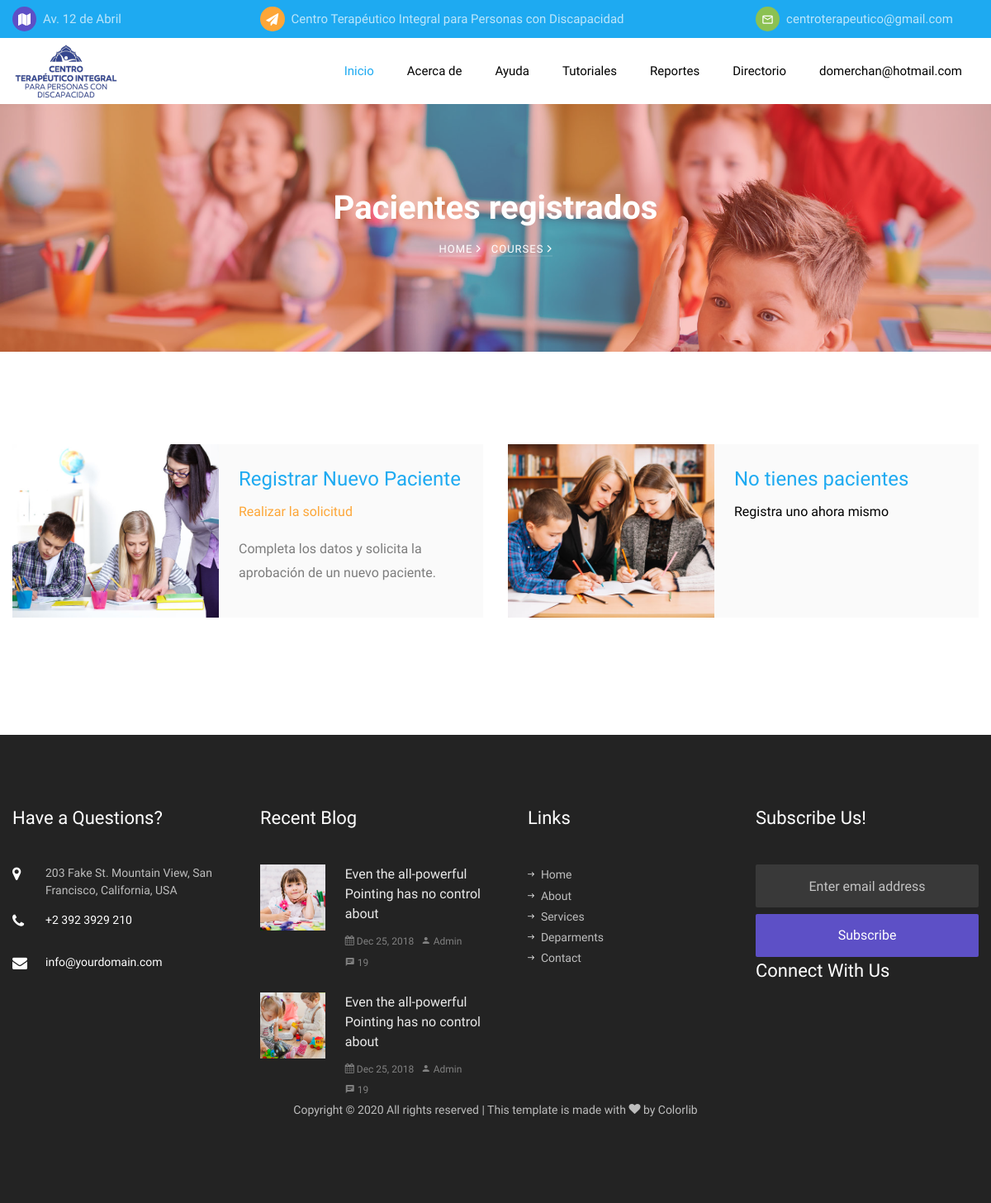
The app's page /pacientes.html (signed in) with its own data.
### website/models.py (models this page shows, shortened)
class Therapeutic_center(models.Model):
    name = models.CharField(max_length=100)
    direction = models.ForeignKey('Direction', on_delete=models.DO_NOTHING, null=True)
    phone_number_1 = models.PositiveIntegerField()
    phone_number_2 = models.PositiveIntegerField()
    email = models.EmailField(max_length=250)
    bank_name = models.CharField(max_length=100)
    bank_account = models.CharField(max_length=10)
    bank_id_card = models.CharField(max_length=10)

class Direction(models.Model):
    main_street = models.CharField(max_length=250)
    secondary_street = models.CharField(max_length=250, null=True)
    house_number = models.CharField(max_length=5, null=True)
    reference = models.TextField()

class User(models.Model):
    MALE = 'M'
    FEMALE = 'F'
    SEX_OPTIONS = [
        (MALE, 'Masculino'),
        (FEMALE, 'Femenino'),
    ]
    ADMINISTRATOR = 'AD'
    THERAPIST = 'TR'
    REPRESENTATIVE = 'RP'
    ROL_OPTIONS = [
        (ADMINISTRATOR, 'Administrador'),
        (THERAPIST, 'Terapeuta'),
        (REPRESENTATIVE, 'Representante'),
    ]
    first_name = models.CharField(max_length=150)
    last_name = models.CharField(max_length=150)
    identity_card = models.CharField(max_length=10)
    registration_date = models.DateTimeField(auto_now_add=True)
    rol = models.CharField(max_length=2, choices=ROL_OPTIONS, default=REPRESENTATIVE)
    birth = models.DateField()
    sex = models.CharField(max_length=1, choices=SEX_OPTIONS, default=MALE)
    civil_status = models.CharField(max_length=150, null=True)
    phone_number_1 = models.PositiveIntegerField()
    phone_number_2 = models.PositiveIntegerField(null=True)
    email = models.EmailField(max_length=250)
    password = models.CharField(max_length=25)
    direction = models.ForeignKey('Direction', on_delete=models.DO_NOTHING, null=True)
    job_title = models.CharField(max_length=500, null=True)
    degree = models.CharField(max_length=500, null=True)
    biography = models.TextField(null=True)

### website/views.py (the view)
# urls.py: path('pacientes.html', views.pacientes, name='pacientes'),
def pacientes(request):
    pacientes = []
    relaciones = Relationship.objects.all()
    for rel in relaciones:
        if rel.representative == User.objects.get(email=request.session['user_email']):
            pacientes.append(rel.patient)
    return render(request, 'pacientes.html', {'center_data':center_data, 'pacientes':pacientes})

### templates/pacientes.html (shortened to what this page needs)
<!DOCTYPE html>
<html lang="en">
<head>
    {% include 'includes/head.html'%} {% block head %} {% endblock %}
</head>
<body>
    {% include 'includes/header.html'%} {% block header %} {% endblock %} {% include 'includes/navbar.html'%} {% block navbar %} {% endblock %}
    <section class="hero-wrap hero-wrap-2" style="background-image: url('images/bg_2.jpg');">
        <div class="overlay"></div>
        <div class="container">
            <div class="row no-gutters slider-text align-items-center justify-content-center">
                <div class="col-md-9 ftco-animate text-center">
                    <h1 class="mb-2 bread">Pacientes registrados</h1>
                    <p class="breadcrumbs"><span class="mr-2"><a href="index.html">Home <i class="ion-ios-arrow-forward"></i></a></span> <span>Courses <i class="ion-ios-arrow-forward"></i></span></p>
                </div>
            </div>
        </div>
    </section>
    <section class="ftco-section">
        <div class="container">
            <div class="row">
                <div class="col-md-6 course d-lg-flex ftco-animate">
                    <div class="img" style="background-image: url(../static/website/images/course-2.jpg);"></div>
                    <div class="text bg-light p-4">
                        <h3><a href="registro-paciente.html">Registrar Nuevo Paciente</a></h3>
                        <p class="subheading"><span>Realizar la solicitud</span></p>
                        <p>Completa los datos y solicita la aprobación de un nuevo paciente.</p>
                    </div>
                </div>
                {% if pacientes %}
                {% for p in pacientes %}
                <div class="col-md-6 course d-lg-flex ftco-animate">
                    <div class="img" style="background-image: url(../static/website/images/course-1.jpg);"></div>
                    <div class="text bg-light p-4">
                        <h3><a href="#">{{ p.first_name }} {{ p.last_name }}</a></h3>
                        <p class="subheading"> C.I. {{ p.identity_card }}</p>
                        <p>Separated they live in. A small river named Duden flows by their place and supplies it with the necessary regelialia. It is a paradisematic country</p>
                    </div>
                </div>
                {% endfor %}
                {% else %}
                <div class="col-md-6 course d-lg-flex ftco-animate">
                    <div class="img" style="background-image: url(../static/website/images/course-1.jpg);"></div>
                    <div class="text bg-light p-4">
                        <h3><a href="registro-paciente.html">No tienes pacientes</a></h3>
                        <p class="subheading">Registra uno ahora mismo</p>
                    </div>
                </div>
                {% endif %}
            </div>
        </div>
    </section>
    {% include 'includes/footer.html'%} {% block footer %} {% endblock %}
</body>
</html>

### templates/includes/header.html (shortened to what this page needs)
<div class="py-2 bg-primary">
    <div class="container">
        <div class="row no-gutters d-flex align-items-start align-items-center px-3 px-md-0">
            <div class="col-lg-12 d-block">
                <div class="row d-flex">
                    <div class="col-md-5 pr-4 d-flex topper align-items-center width-25">
                        <div class="icon bg-fifth mr-2 d-flex justify-content-center align-items-center"><span class="icon-map"></span></div>
                        <span class="text">{{ center_data.direction.main_street }}</span>
                    </div>
                    <div class="col-md pr-4 d-flex topper align-items-center width-50">
                        <div class="icon bg-secondary mr-2 d-flex justify-content-center align-items-center"><span class="icon-paper-plane"></span></div>
                        <span class="text"><a class="text" class="nav-link">{{ center_data.name }}</a></span>
                    </div>
                    <div class="col-md pr-4 d-flex topper align-items-center width-25">
                        <div class="icon bg-tertiary mr-2 d-flex justify-content-center align-items-center"><span class="icon-mail_outline"></span></div>
                        <span class="text"><a class="text" class="nav-link">{{ center_data.email }}</a></span>
                    </div>
                </div>
            </div>
        </div>
    </div>
</div>

### templates/includes/navbar.html (shortened to what this page needs)
<nav class="navbar navbar-expand-lg navbar-dark bg-dark ftco_navbar ftco-navbar-light" id="ftco-navbar">
    <div class="container d-flex align-items-center">
        <div class="block-21 mb-5 d-flex">
            <a href="index.html" class="logo-img blog-img mr-4 logo" style="background-image: url(../static/website/images/logo.png);"></a>
        </div>
        <div class="collapse navbar-collapse" id="ftco-nav">
            <ul class="navbar-nav ml-auto">
                <li class="nav-item active"><a href="/index.html" class="nav-link">Inicio</a></li>
                <li class="nav-item"><a class="nav-link">Acerca de</a>
                </li>
                <li class="nav-item"><a class="nav-link">Ayuda</a>
                </li>
                <li class="nav-item"><a href="/tutorial.html" class="nav-link">Tutoriales</a></li>
                <li class="nav-item"><a href="/report.html" class="nav-link">Reportes</a></li>
                <li class="nav-item"><a href="/directory.html" class="nav-link">Directorio</a></li>
                {% if request.session.user_email %}
                <li class="nav-item"><a href="#" class="nav-link">{{ request.session.user_email }}</a>
                </li>
                {% else %}
                <li class="nav-item"><a href="/login.html" class="nav-link">Iniciar Sesión</a></li>
                <li class="nav-item"><a href="/registro.html" class="nav-link">Registrarse</a></li>
                {% endif %}
            </ul>
        </div>
    </div>
</nav>

### static/website/css/icomoon.css (style rules this page uses)
[class^="icon-"], [class*=" icon-"] { font-family: 'icomoon' !important; speak: none; font-style: normal; font-weight: normal; font-variant: normal; text-transform: none; line-height: 1; -webkit-font-smoothing: antialiased; -moz-osx-font-smoothing: grayscale; }
.icon-paper-plane:before { content: "\f1d8"; }
.icon-map:before { content: "\f279"; }
.icon-mail_outline:before { content: "\e0e1"; }

### templates/includes/header.html (style rules this page uses)
.width-25 { max-width: 25%; }

### templates/includes/navbar.html (style rules this page uses)
.mb-5, .my-5 { margin-bottom: 0px !important; }
.block-21 .logo { width: 130px !important; }
.ftco-navbar-light .navbar-nav>.nav-item>.nav-link { padding-top: 5px !important; padding-bottom: 5px !important; }

### records on screen
Therapeutic_center: direction.main_street "Av. 12 de Abril", name "Centro Terapéutico Integral para Personas con Discapacidad", email "centroterapeutico@gmail.com"
User: session.user_email "domerchan@hotmail.com"
